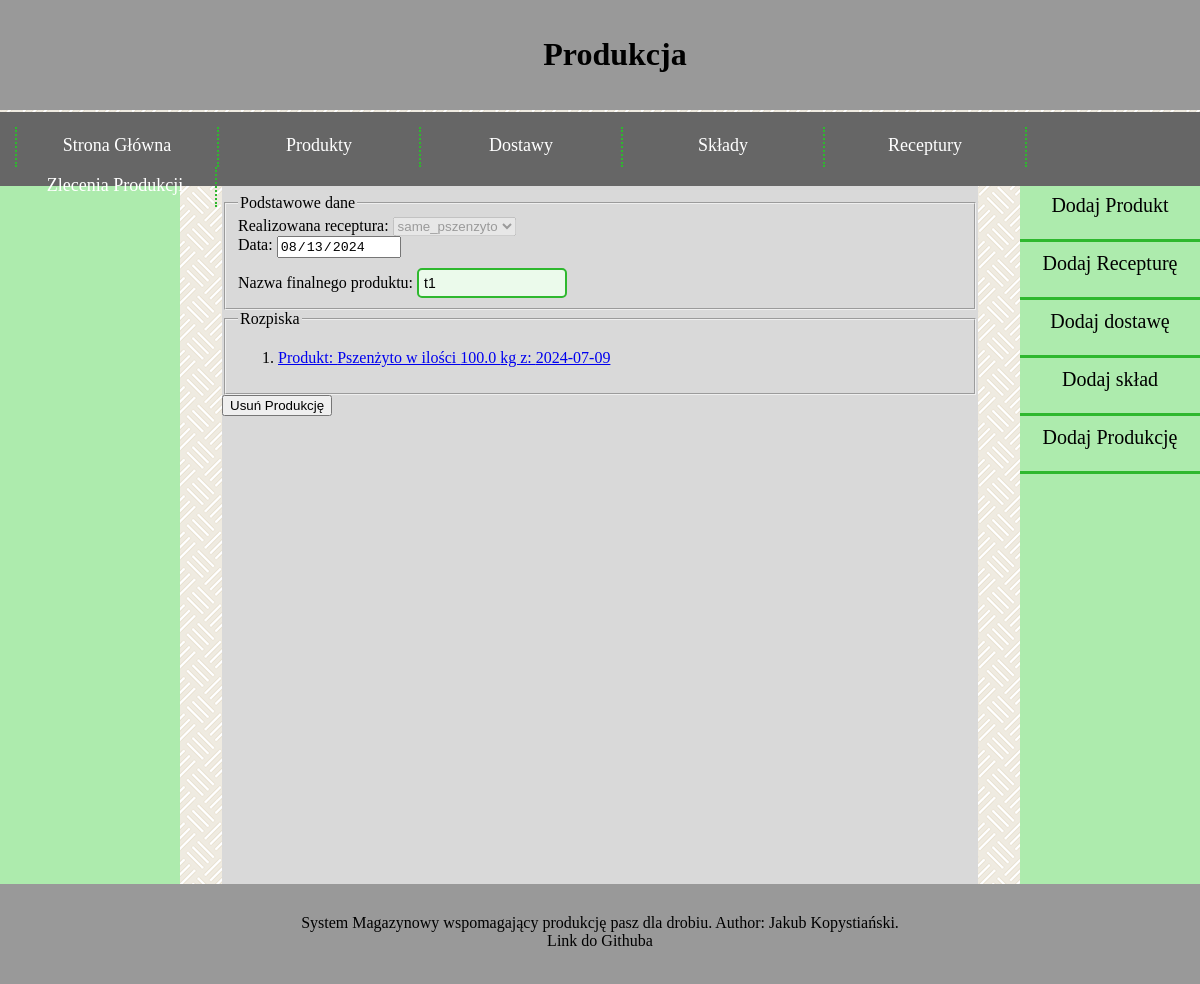
Screenshot of /warehouse/production/17/ with the database file from the repository.
### warehouse/models.py (models this page shows, shortened)
class Production(models.Model):
    recipe = models.ForeignKey(Recipe, models.SET_NULL, null= True)
    date = models.DateTimeField(default=timezone.now)
    name_of_final_product = models.CharField(max_length=255)

class Recipe(models.Model):
    composition = models.ForeignKey(Composition, models.SET_NULL, null= True, blank = True)
    number_of_positions = models.IntegerField()
    name = models.CharField(max_length= 255)
    type = models.CharField(max_length= 255)

class ProductionElement(models.Model):
    production_ref = models.ForeignKey(Production, models.CASCADE)
    delivery_ref = models.ForeignKey(Delivery, models.CASCADE)
    quantity = models.FloatField()

class Delivery(models.Model):
    product = models.ForeignKey(Product, models.CASCADE)
    price = models.DecimalField(max_digits=19, decimal_places=4)
    date = models.DateField(default=timezone.now)
    initial_quantity = models.FloatField()
    used_quantity = models.FloatField()
    waste = models.FloatField()
    is_finished = models.BooleanField()

class Product(models.Model):
    product_name = models.CharField(max_length=1024)
    wilgotnosc = models.DecimalField(max_digits=3, decimal_places=1, default=12, validators=PERCENTAGE_VALIDATOR)
    energia_metaboliczna = models.FloatField()
    bialko_ogolne = models.DecimalField(max_digits=3, decimal_places=1, default=12, validators=PERCENTAGE_VALIDATOR)
    lizyna = models.FloatField()
    metionina = models.FloatField()
    cystyna = models.FloatField()
    treonina = models.FloatField()
    tryptofan = models.FloatField()
    arginina = models.FloatField()
    walina = models.FloatField()
    izoleucyna = models.FloatField()
    wapn = models.FloatField(default=0)
    fosfor_przyswajalny = models.FloatField()
    sod = models.FloatField()
    kwas_linolowy = models.FloatField()
    def __str__(self):
        return self.product_name

### warehouse/views.py (the view)
# urls.py: path("production/<int:production_id>/", views.production, name="widok zlecenia produkcji"),
def production(request, production_id):
    latest_deliveries_list      = Delivery.objects.all()
    latest_products_list        = Product.objects.all()
    latest_compositions_list    = Composition.objects.all()
    latest_productions_list     = Production.objects.all()
    latest_recipes_list         = Recipe.objects.all()
    if request.method == "POST":
        if "delete" in request.POST:
            Production.objects.get(pk = production_id).delete()
    if Production.objects.filter(pk=production_id).exists():
        production = Production.objects.get(pk = production_id)
        production_elements = ProductionElement.objects.filter(production_ref = production.pk)
    else:
        production = False
        production_elements = False
    context = {
        "latest_deliveries_list": latest_deliveries_list,
        "latest_products_list": latest_products_list,
        "latest_compositions_list": latest_compositions_list,
        "latest_productions_list": latest_productions_list,
        "latest_recipes_list": latest_recipes_list,
        "newly_created" : False,
        "production": production,
        "production_elements" : production_elements,
    }
    return render(request, "warehouse/production.html", context)

### warehouse/templates/warehouse/production.html (shortened to what this page needs)
{% extends "base.html" %}
{% block title %}Produkcja{% endblock %}
{% block content %}
  {% if production %}
    <div>
      <fieldset><legend>Podstawowe dane</legend>
          <label for="recipe">Realizowana receptura:</label>
          <select id="recipe" name="recipe" disabled>
              {% for c in latest_recipes_list %}
              <option value={{c.pk}}  {% if c.pk == production.recipe.pk %} selected {% endif %}>{{c.name}}</option>
              {% endfor %}
          </select>
          <br>
          <label for="date">Data:</label>
          <input type="date" id="date" name="date" value="{{production.date|date:'Y-m-d'}}" readonly>
          <br>
          <label for="name_of_final_product">Nazwa finalnego produktu:</label>
          <input type="text" id="name_of_final_product" name="name_of_final_product" placeholder="Typ paszy" readonly value={{production.name_of_final_product}}>
      </fieldset>
    </div>
    <div><fieldset><legend>Rozpiska</legend>
      <ol>
        {% for pe in production_elements %}
          <li>
            <a href="/warehouse/delivery/{{ pe.delivery_ref.id }}/">
                Produkt: {{pe.delivery_ref.product}}
                w ilości {{pe.quantity}} kg z: {{pe.delivery_ref.date|date:'Y-m-d'}}
            </a>
          </li>
        {% endfor %}
    </ol>
    </fieldset></div>
    <form method="POST">{% csrf_token %}
      <input type="submit" id="submit" name="delete" value="Usuń Produkcję">
    </form>
  {% else %}
  <div id="failed">Produkcja nie istnieje</div>
  {% endif %}
{% endblock %}

### warehouse/static/warehouse/style.css (style rules this page uses)
:root { --gray_1: #f2f2f2; --gray_2: #d9d9d9; --gray_3: #bfbfbf; --gray_4: #999999; --gray_5: #666666; --gray_6: #404040; --gray_7: #262626; --green_1: #ebfaeb; --green_2: #adebad; --green_3: #85e085; --green_4: #5cd65c; --green_5: #33cc33; --green_6: #2eb82e; --green_7: #248f24; --green_8: #1f7a1f; --green_9: #145214; --red_1: #ff8080; --red_2: #ff0000; }
body { background-image: url("tlo.png"); color: white; margin: 0; }
input[type=number], input[type=text] { width: 150px; background-color: var(--green_1); color: black; border: 2px solid var(--green_6); border-radius: 5px; font-size: 14px; padding: 5px; box-sizing: border-box; outline: none; margin-top: 10px; }

### rows the page displays
Production: recipe "same_pszenzyto", date "08/13/2024", name_of_final_product "t1"
ProductionElement: delivery_ref.product "Pszenżyto", quantity "100.0", delivery_ref "2024-07-09"
